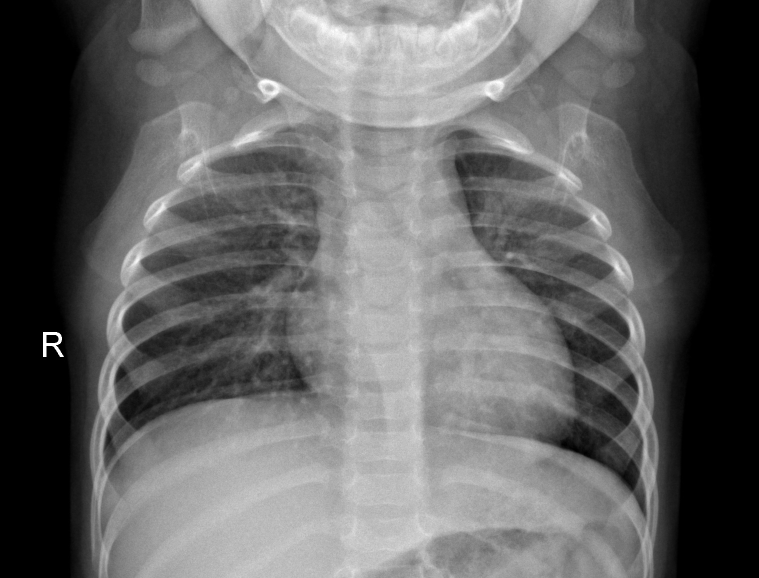
#> input picture chest_xray/train/NORMAL/IM-0151-0001.jpeg, 1518 x 1156 px, found by its file name (shown at 1/2 size); its folder holds only this picture in this run
$ jupyter execute --allow-errors Create_Dataset.ipynb
#> lines starting #> are read from the running program, lines starting #| are printed output that depends on the picture
[cell 1]
import cv2
import os
import numpy as np
import matplotlib.pyplot as plt
import pickle
import random
from PIL import Image, ImageEnhance, ImageFilter

[cell 2]
train_path = './chest_xray/train'
test_path = './chest_xray/test'
val_path = './chest_xray/val'

labels = ['NORMAL','PNEUMONIA']
size_1 = 500
size_2 = 250

[cell 3]
def enhancer(img):
    img_enhanced = ImageEnhance.Sharpness(img).enhance(2.0)
    img_enhanced = ImageEnhance.Color(img_enhanced).enhance(2.0)
    img_enhanced = ImageEnhance.Contrast(img_enhanced).enhance(2.0)
    return img_enhanced

def create_data(target_path):
#> called with target_path = './chest_xray/val'
    data = []
    # count = 0
    for label in labels:
        path = os.path.join(target_path, label)
        label_num = labels.index(label)
        for img in os.listdir(path):
            try:
                # Read Image
                img_arr = Image.open(os.path.join(path,img)).convert('L')
#> img_arr is the input picture: PIL image 1518x1156 L; min 0, max 255, mean 101.8
                # Enhance Image
                enchanced = enhancer(img_arr)
#> in enhancer, `img_enhanced = ImageEnhance.Contrast(img_enhanced).enhance(2.0)`:
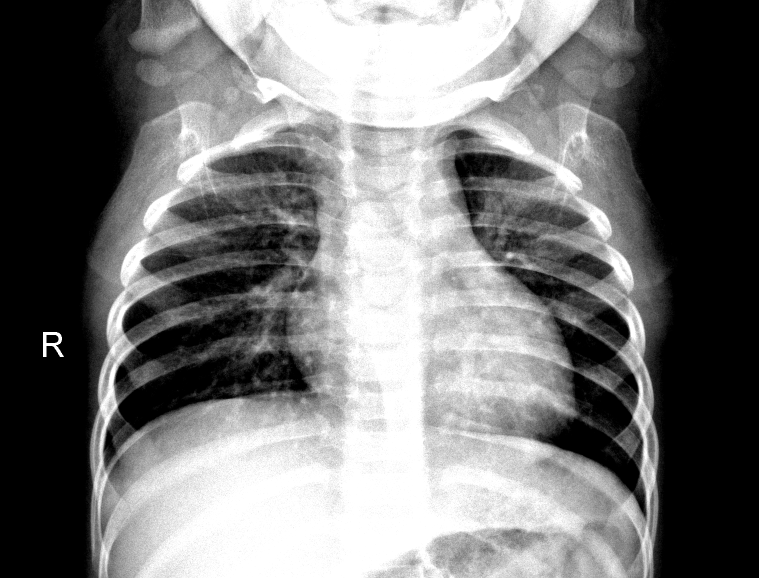
#> img_enhanced: PIL image 1518x1156 L (shown at 1/2 size); min 0, max 255, mean 120
                # resize to 500x500
                enchanced = enchanced.resize((size_1, size_1), Image.BICUBIC)
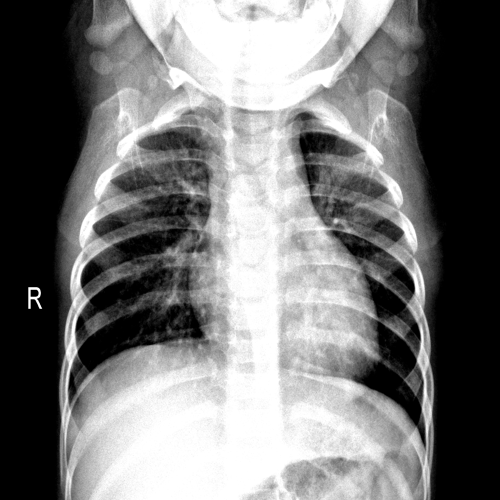
#> enchanced: PIL image 500x500 L; min 0, max 255, mean 120
                # Crop Image
                left = 50
                top = 50
                right = 450
                bottom = 450
                crop_image = enchanced.crop((left, top, right, bottom))
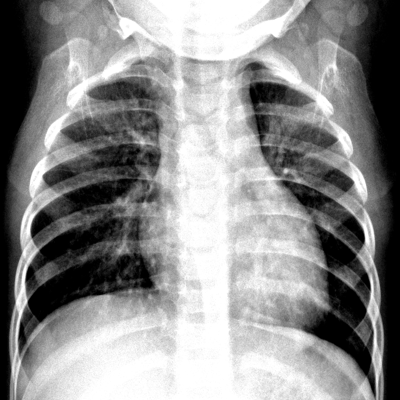
#> crop_image: PIL image 400x400 L; min 0, max 255, mean 141.2
                # resize to 250x250 and make it to an array
                new_arr = crop_image.resize((size_2, size_2), Image.BICUBIC).getdata()
                # add to data
                data.append([new_arr, label_num])
            except Exception as e:
                print(e)
                print(path)
                print(img)
#> pass 2 of the loop in create_data, `for label in labels:`:
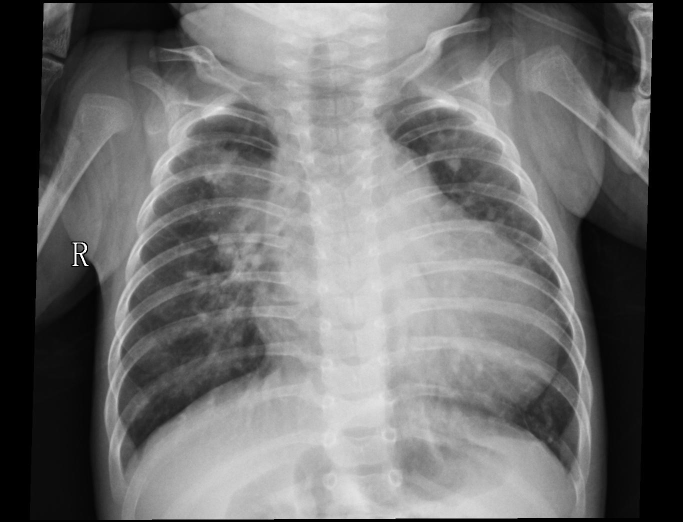
#> input picture chest_xray/train/PNEUMONIA/person1014_bacteria_2945.jpeg, 1366 x 1044 px, found by its file name (shown at 1/2 size)
#> in create_data, img_arr is the input picture: PIL image 1366x1044 L; min 0, max 255, mean 109.2
#> in create_data, `enchanced = enchanced.resize((size_1, size_1), Image.BICUBIC)`:
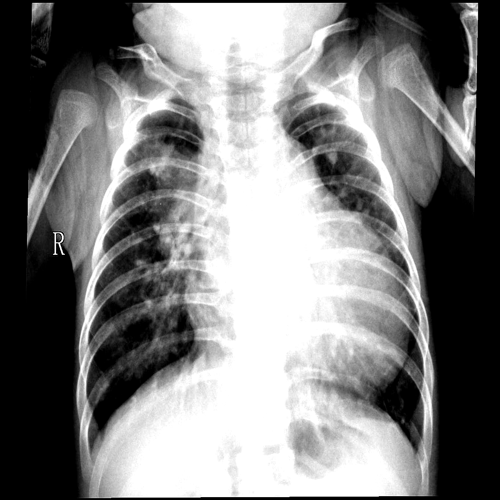
#> enchanced: PIL image 500x500 L; min 0, max 255, mean 126
#> in create_data, `crop_image = enchanced.crop((left, top, right, bottom))`:
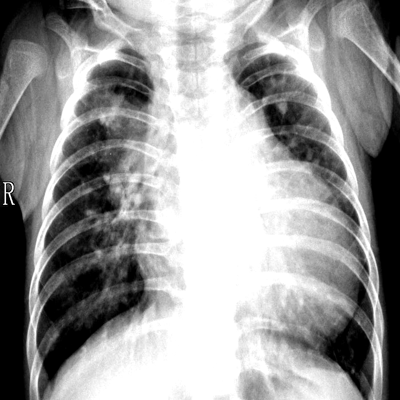
#> crop_image: PIL image 400x400 L; min 0, max 255, mean 153.7

    return data

[cell 4]
def prep_data(prep_path):
    data = create_data(prep_path)
#> data = 2 items
    random.shuffle(data)

    X = []
    y = []

    for features, label in data:
        X.append(features)
        y.append(label)
#> this loop made 2 passes
#> label on passes 1 to 2: 0, 1
#> after the loop, X = 2 items; y = [0, 1]

    X = np.array(X).reshape(-1, size_2, size_2, 1)
    y = np.array(y)

    return X,y

[cell 5]
X_val, y_val = prep_data(val_path)
#> y_val = [0, 1]
# X_train, y_train = prep_data(train_path)
# X_test, y_test = prep_data(test_path)

#> (a cell that did not finish here is left out)

#> (a cell that did not finish here is left out)

[cell 8]
# save pickle
pickle_out = open("./arr_enhanced/X_val_enhanced.pickle","wb")
pickle.dump(X_val, pickle_out)
pickle_out.close()

pickle_out = open("./arr_enhanced/y_val_enhanced.pickle","wb")
pickle.dump(y_val, pickle_out)
pickle_out.close()

#> (a cell that did not finish here is left out)

[cell 10]
plt.imshow(X_val[0].reshape(size_2, size_2), cmap='gray')
plt.show()
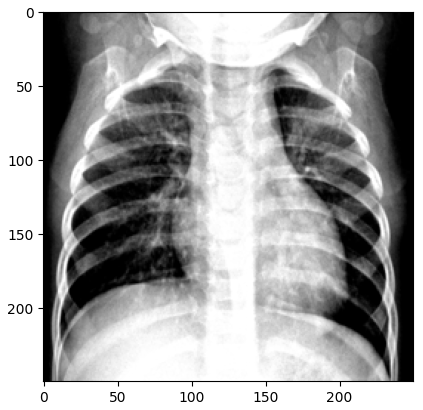
#> figure drawn by matplotlib, 1 panel
